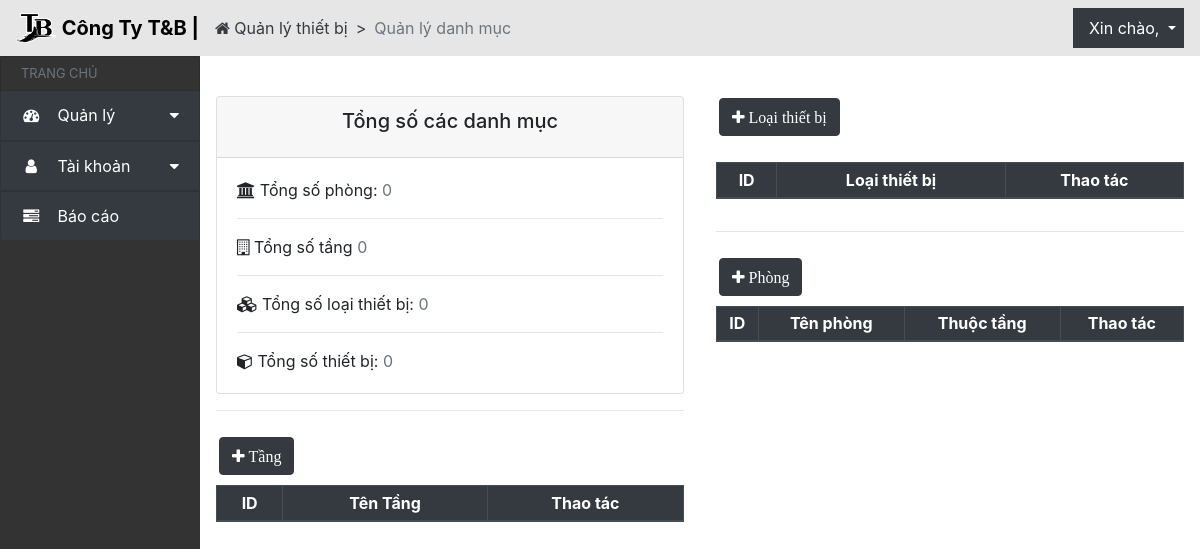
The page /vitri/ on the database as committed earlier.
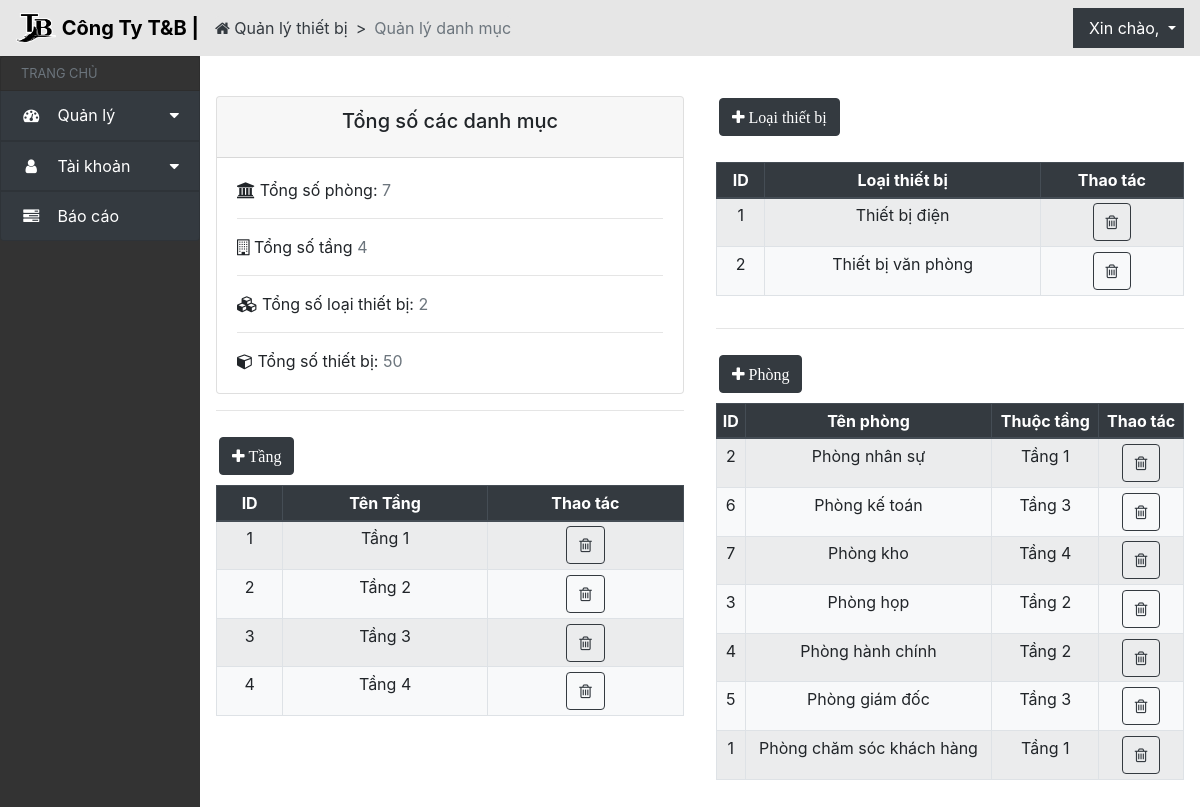
The same page on the database as committed later.
### QLthietbi_app/models.py (models this page shows, shortened)
class Tang(models.Model):
    ten_tang = models.CharField(max_length=10,verbose_name='Số tầng')
    class meta:
        ordering = ['-ten_tang']
        verbose_name_plural = 'Tầng'
    def __str__(self):
        return self.ten_tang

class LoaiThietBi(models.Model):
    ten_loaithietbi = models.CharField(max_length=30, verbose_name='Tên loại thiết bị')
    class Meta:
        ordering = ['-ten_loaithietbi']
        verbose_name_plural = 'Loại thiết bị'

class Phong(models.Model):
    tang = models.ForeignKey(Tang, on_delete=models.CASCADE, verbose_name='Tầng')
    ten_phong = models.CharField(max_length=30, verbose_name='Tên phòng')
    class Meta:
        ordering = ['-ten_phong']
        verbose_name_plural = 'Phòng'

### QLthietbi_app/views.py (the view)
# urls.py: path('vitri/', views.render_vitri_thietbi, name='render_vitri_thietbi'),
def render_vitri_thietbi(request):
    listPhong = Phong.objects.all()
    listTang = Tang.objects.all()
    listLoaiThietBi = LoaiThietBi.objects.all()
    ThietBiCount = ThietBi.objects.all().count()
    LoaiForm = LoaiThietBiForm()
    Phongform = PhongForm()
    Tangform = TangForm()
    return render(request, 'vitri_thietbi.html', {'listPhong': listPhong, 'listTang': listTang, 'listLoaiThietBi': listLoaiThietBi, 'ThietBiCount': ThietBiCount, 'LoaiForm': LoaiForm, 'Phongform': Phongform, 'Tangform': Tangform})

### QLthietbi_app/templates/vitri_thietbi.html (shortened to what the changed rows need)
{% extends 'header_vitri.html' %}
{% block content %}
<div class="col-5 p-md-3">
    <br />
    <div class="card">
        <div class="card-body">
            <a><i class="fa fa-university" aria-hidden="true"></i> Tổng số phòng: <span class="text-muted">{{ listPhong.count }}</span></a>
            <a><i class="fa fa-building-o" aria-hidden="true"></i> Tổng số tầng <span class="text-muted">{{ listTang.count }}</span></a>
            <a><i class="fa fa-cubes" aria-hidden="true"></i> Tổng số loại thiết bị: <span class="text-muted">{{ listLoaiThietBi.count }}</span></a>
            <a><i class="fa fa-cube" aria-hidden="true"></i> Tổng số thiết bị: <span class="text-muted">{{ ThietBiCount }}</span></a>
        </div>
    </div>
    <div class="table-responsive">
        <table id="tang-table" class="table table-sm table-striped bg-light table-condensed table-bordered">
            <thead class="thead-dark">
                <th class="text-center">ID</th>
                <th class="text-center">Tên Tầng</th>
                <th class="text-center">Thao tác</th>
            </thead>
            <tbody>
                {% csrf_token %} {% for Tang in listTang %}
                <tr>
                    <td class="text-center">{{ Tang.id }}</td>
                    <td class="text-center">Tầng {{ Tang.ten_tang }}</td>
                    {% include "xacnhanxoa_tang_modal.html" %}
                    <td class="text-center">
                        <a class="btn btn-outline-dark" data-placement="top" title="Xóa tầng" data-target="#confirmDeleteTangModal-{{ Tang.pk }}" data-toggle="modal" data-tooltip="tooltip" id="delete-item">
                            <i class="fa fa-trash-o" aria-hidden="true"></i>
                        </a>
                    </td>
                </tr>
                {% endfor %}
            </tbody>
        </table>
    </div>
</div>
<div class="col-5 p-md-3">
    <div class="table-responsive">
        <table id="loai-table" class="table table-sm table-striped bg-light table-condensed table-bordered">
            <thead class="thead-dark">
                <th class="text-center">ID</th>
                <th class="text-center">Loại thiết bị</th>
                <th class="text-center">Thao tác</th>
            </thead>
            <tbody>
                {% csrf_token %} {% for LoaiThietBi in listLoaiThietBi %}
                <tr>
                    <td class="text-center">{{ LoaiThietBi.id }}</td>
                    <td class="text-center">{{ LoaiThietBi.ten_loaithietbi }}</td>
                    <td class="text-center">
                        <a class="btn btn-outline-dark" data-placement="top" title="Xóa loại thiết bị" data-tooltip="tooltip" href="{% url 'QLthietbi_app:xoa_loai_thiet_bi' LoaiThietBi.pk %}">
                            <i class="fa fa-trash-o" aria-hidden="true"></i>
                        </a>
                    </td>
                </tr>
                {% endfor %}
            </tbody>
        </table>
    </div>
    <div class="table-responsive">
        <table id="phong-table" class="table table-sm table-striped bg-light table-condensed table-bordered">
            <thead class="thead-dark">
                <th class="text-center">ID</th>
                <th class="text-center">Tên phòng</th>
                <th class="text-center">Thuộc tầng</th>
                <th class="text-center">Thao tác</th>
            </thead>
            <tbody>
                {% csrf_token %} {% for Phong in listPhong %}
                <tr>
                    <td class="text-center">{{ Phong.id }}</td>
                    <td class="text-center">Phòng {{ Phong.ten_phong }}</td>
                    <td class="text-center">Tầng {{ Phong.tang }}</td>
                    <td class="text-center">
                        <a class="btn btn-outline-dark" data-placement="top" title="Xóa phòng" data-tooltip="tooltip" href="{% url 'QLthietbi_app:xoa_phong' Phong.pk %}">
                            <i class="fa fa-trash-o" aria-hidden="true"></i>
                        </a>
                    </td>
                </tr>
                {% endfor %}
            </tbody>
        </table>
    </div>
</div>
{% endblock %}

Rows that differ between the two databases and show on the page:
added Tang: id "1", ten_tang "1"
added Tang: id "2", ten_tang "2"
added Tang: id "3", ten_tang "3"
added Tang: id "4", ten_tang "4"
added LoaiThietBi: id "1", ten_loaithietbi "Thiết bị điện"
added LoaiThietBi: id "2", ten_loaithietbi "Thiết bị văn phòng"
added Phong: id "2", ten_phong "nhân sự", tang "1"
added Phong: id "6", ten_phong "kế toán", tang "3"
added Phong: id "7", ten_phong "kho", tang "4"
added Phong: id "3", ten_phong "họp", tang "2"
added Phong: id "4", ten_phong "hành chính", tang "2"
added Phong: id "5", ten_phong "giám đốc", tang "3"
added Phong: id "1", ten_phong "chăm sóc khách hàng", tang "1"
Other text that changed with them:
{{ listPhong.count }}: "0" → "7"
{{ listTang.count }}: "0" → "4"
{{ listLoaiThietBi.count }}: "0" → "2"
{{ ThietBiCount }}: "0" → "50"
